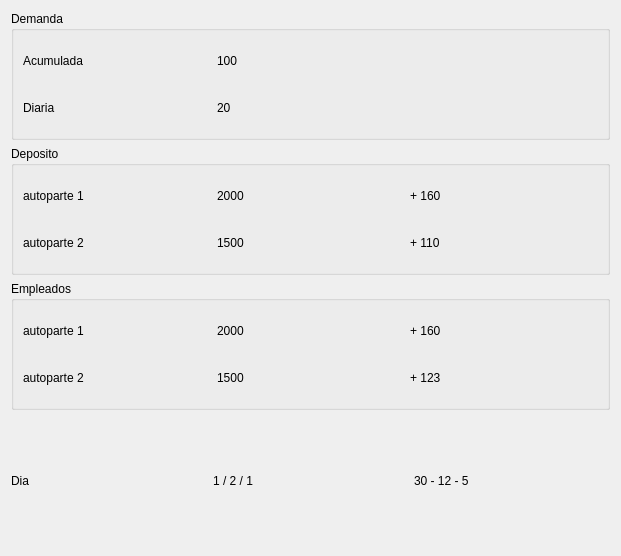
<?xml version="1.0" encoding="UTF-8"?>
<ui version="4.0">
 <class>Form</class>
 <widget class="QWidget" name="Form">
  <property name="geometry">
   <rect>
    <x>0</x>
    <y>0</y>
    <width>621</width>
    <height>556</height>
   </rect>
  </property>
  <property name="windowTitle">
   <string>Form</string>
  </property>
  <layout class="QVBoxLayout" name="verticalLayout">
   <item>
    <widget class="QGroupBox" name="groupBox_2">
     <property name="title">
      <string>Demanda</string>
     </property>
     <layout class="QGridLayout" name="gridLayout_3">
      <item row="0" column="0">
       <widget class="QLabel" name="label_3">
        <property name="text">
         <string>Acumulada</string>
        </property>
       </widget>
      </item>
      <item row="1" column="0">
       <widget class="QLabel" name="label_4">
        <property name="text">
         <string>Diaria</string>
        </property>
       </widget>
      </item>
      <item row="0" column="1">
       <widget class="QLabel" name="lblDemandaAcumulada">
        <property name="text">
         <string>100</string>
        </property>
       </widget>
      </item>
      <item row="1" column="1">
       <widget class="QLabel" name="lblDemandaDiaria">
        <property name="text">
         <string>20</string>
        </property>
       </widget>
      </item>
      <item row="1" column="2">
       <widget class="QLabel" name="lblEventoDemandaDiaria">
        <property name="text">
         <string/>
        </property>
       </widget>
      </item>
      <item row="0" column="2">
       <widget class="QLabel" name="lvlEventoDemandaAcumulada">
        <property name="text">
         <string/>
        </property>
       </widget>
      </item>
     </layout>
    </widget>
   </item>
   <item>
    <layout class="QGridLayout" name="gridLayout">
     <item row="0" column="0">
      <widget class="QGroupBox" name="groupBox">
       <property name="title">
        <string>Deposito</string>
       </property>
       <layout class="QGridLayout" name="gridLayout_2">
        <item row="0" column="2">
         <widget class="QLabel" name="lblEventoSockAutoparte1">
          <property name="text">
           <string>+ 160 </string>
          </property>
         </widget>
        </item>
        <item row="1" column="0">
         <widget class="QLabel" name="label_2">
          <property name="text">
           <string>autoparte 2</string>
          </property>
         </widget>
        </item>
        <item row="1" column="1">
         <widget class="QLabel" name="lblStockAutoparte2">
          <property name="text">
           <string>1500</string>
          </property>
         </widget>
        </item>
        <item row="0" column="1">
         <widget class="QLabel" name="lblStockAutoparte1">
          <property name="text">
           <string>2000</string>
          </property>
         </widget>
        </item>
        <item row="1" column="2">
         <widget class="QLabel" name="lblEventoAutoparte2l">
          <property name="text">
           <string>+ 110</string>
          </property>
         </widget>
        </item>
        <item row="0" column="0">
         <widget class="QLabel" name="label">
          <property name="text">
           <string>autoparte 1</string>
          </property>
         </widget>
        </item>
       </layout>
      </widget>
     </item>
    </layout>
   </item>
   <item>
    <widget class="QGroupBox" name="groupBox_3">
     <property name="title">
      <string>Empleados</string>
     </property>
     <layout class="QGridLayout" name="gridLayout_5">
      <item row="1" column="1">
       <widget class="QLabel" name="lblStockAutoparte2_3">
        <property name="text">
         <string>1500</string>
        </property>
       </widget>
      </item>
      <item row="0" column="2">
       <widget class="QLabel" name="lblEventoStockAutoparte1">
        <property name="text">
         <string>+ 160 </string>
        </property>
       </widget>
      </item>
      <item row="0" column="0">
       <widget class="QLabel" name="label_8">
        <property name="text">
         <string>autoparte 1</string>
        </property>
       </widget>
      </item>
      <item row="1" column="0">
       <widget class="QLabel" name="label_9">
        <property name="text">
         <string>autoparte 2</string>
        </property>
       </widget>
      </item>
      <item row="0" column="1">
       <widget class="QLabel" name="lblStockAutoparte1_3">
        <property name="text">
         <string>2000</string>
        </property>
       </widget>
      </item>
      <item row="1" column="2">
       <widget class="QLabel" name="lblEventoStockAutoparte2">
        <property name="text">
         <string>+ 123</string>
        </property>
       </widget>
      </item>
     </layout>
    </widget>
   </item>
   <item>
    <layout class="QHBoxLayout" name="horizontalLayout">
     <item>
      <widget class="QLabel" name="label_15">
       <property name="text">
        <string>Dia</string>
       </property>
      </widget>
     </item>
     <item>
      <widget class="QLabel" name="lblDiaMesAnio">
       <property name="text">
        <string>1 / 2 / 1 </string>
       </property>
      </widget>
     </item>
     <item>
      <widget class="QLabel" name="lblDiaMesAnioFinal">
       <property name="text">
        <string>30 - 12 - 5</string>
       </property>
      </widget>
     </item>
    </layout>
   </item>
  </layout>
 </widget>
 <resources/>
 <connections/>
</ui>
